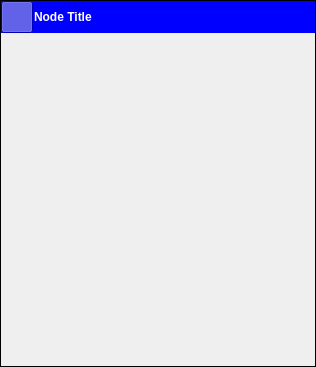
<?xml version="1.0" encoding="UTF-8"?>
<ui version="4.0">
 <class>NodeWindow</class>
 <widget class="QWidget" name="NodeWindow">
  <property name="geometry">
   <rect>
    <x>0</x>
    <y>0</y>
    <width>316</width>
    <height>367</height>
   </rect>
  </property>
  <property name="windowTitle">
   <string/>
  </property>
  <layout class="QVBoxLayout" name="mainLayout">
   <property name="spacing">
    <number>0</number>
   </property>
   <property name="leftMargin">
    <number>0</number>
   </property>
   <property name="topMargin">
    <number>0</number>
   </property>
   <property name="rightMargin">
    <number>0</number>
   </property>
   <property name="bottomMargin">
    <number>0</number>
   </property>
   <item>
    <widget class="QFrame" name="frame">
     <property name="frameShape">
      <enum>QFrame::Panel</enum>
     </property>
     <property name="frameShadow">
      <enum>QFrame::Plain</enum>
     </property>
     <property name="lineWidth">
      <number>1</number>
     </property>
     <property name="midLineWidth">
      <number>1</number>
     </property>
     <layout class="QVBoxLayout" name="frameLayout">
      <property name="spacing">
       <number>0</number>
      </property>
      <property name="leftMargin">
       <number>0</number>
      </property>
      <property name="topMargin">
       <number>0</number>
      </property>
      <property name="rightMargin">
       <number>0</number>
      </property>
      <property name="bottomMargin">
       <number>0</number>
      </property>
      <item>
       <widget class="QWidget" name="header" native="true">
        <property name="sizePolicy">
         <sizepolicy hsizetype="Preferred" vsizetype="Fixed">
          <horstretch>0</horstretch>
          <verstretch>0</verstretch>
         </sizepolicy>
        </property>
        <property name="autoFillBackground">
         <bool>false</bool>
        </property>
        <property name="styleSheet">
         <string notr="true">QWidget{background-color: #0000ff; color: #ffffff;}</string>
        </property>
        <layout class="QHBoxLayout" name="horizontalLayout">
         <property name="spacing">
          <number>1</number>
         </property>
         <property name="leftMargin">
          <number>0</number>
         </property>
         <property name="topMargin">
          <number>0</number>
         </property>
         <property name="rightMargin">
          <number>0</number>
         </property>
         <property name="bottomMargin">
          <number>0</number>
         </property>
         <item>
          <widget class="QPushButton" name="display">
           <property name="sizePolicy">
            <sizepolicy hsizetype="Fixed" vsizetype="Fixed">
             <horstretch>0</horstretch>
             <verstretch>0</verstretch>
            </sizepolicy>
           </property>
           <property name="minimumSize">
            <size>
             <width>32</width>
             <height>32</height>
            </size>
           </property>
           <property name="maximumSize">
            <size>
             <width>32</width>
             <height>32</height>
            </size>
           </property>
           <property name="baseSize">
            <size>
             <width>32</width>
             <height>32</height>
            </size>
           </property>
           <property name="text">
            <string/>
           </property>
           <property name="icon">
            <iconset resource="../worldeditor_static.qrc">
             <normaloff>:/icons/icon_add</normaloff>
             <normalon>:/icons/icon_subtract</normalon>:/icons/icon_add</iconset>
           </property>
           <property name="checkable">
            <bool>true</bool>
           </property>
           <property name="checked">
            <bool>true</bool>
           </property>
           <property name="default">
            <bool>false</bool>
           </property>
           <property name="flat">
            <bool>true</bool>
           </property>
          </widget>
         </item>
         <item>
          <widget class="QLabel" name="nodeTitle">
           <property name="font">
            <font>
             <weight>75</weight>
             <bold>true</bold>
            </font>
           </property>
           <property name="styleSheet">
            <string notr="true"/>
           </property>
           <property name="text">
            <string>Node Title</string>
           </property>
           <property name="alignment">
            <set>Qt::AlignLeading|Qt::AlignLeft|Qt::AlignVCenter</set>
           </property>
           <property name="indent">
            <number>0</number>
           </property>
          </widget>
         </item>
         <item>
          <spacer name="horizontalSpacer">
           <property name="orientation">
            <enum>Qt::Horizontal</enum>
           </property>
           <property name="sizeType">
            <enum>QSizePolicy::Fixed</enum>
           </property>
           <property name="sizeHint" stdset="0">
            <size>
             <width>32</width>
             <height>32</height>
            </size>
           </property>
          </spacer>
         </item>
        </layout>
       </widget>
      </item>
      <item>
       <widget class="QWidget" name="properties" native="true">
        <layout class="QVBoxLayout" name="verticalLayout_3">
         <property name="spacing">
          <number>0</number>
         </property>
         <property name="leftMargin">
          <number>0</number>
         </property>
         <property name="topMargin">
          <number>0</number>
         </property>
         <property name="rightMargin">
          <number>0</number>
         </property>
         <property name="bottomMargin">
          <number>0</number>
         </property>
        </layout>
       </widget>
      </item>
     </layout>
    </widget>
   </item>
  </layout>
 </widget>
 <resources>
  <include location="../worldeditor_static.qrc"/>
 </resources>
 <connections/>
</ui>
